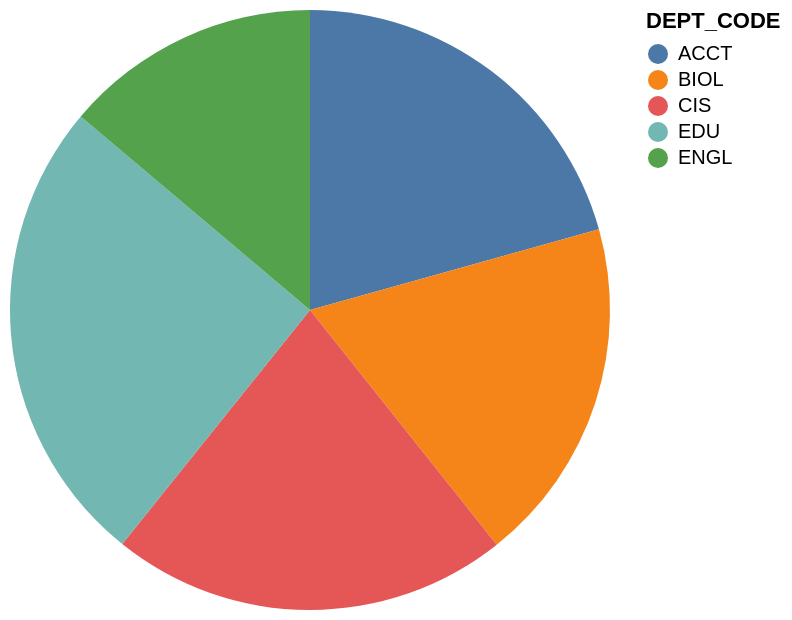

Specify this chart in Vega-Lite:
### Vega-Lite specification from a JSON file in a GitHub repository (floating-point values rounded to 4 significant figures)
{"data": {"values": [{"x_data": "ACCT", "y_data": 3.15}, {"x_data": "BIOL", "y_data": 2.84}, {"x_data": "CIS", "y_data": 3.27}, {"x_data": "EDU", "y_data": 3.87}, {"x_data": "ENGL", "y_data": 2.11}]}, "mark": "arc", "encoding": {"theta": {"field": "y_data", "type": "quantitative", "title": "max(stu_gpa)"}, "color": {"field": "x_data", "type": "nominal", "title": "DEPT_CODE"}}}
